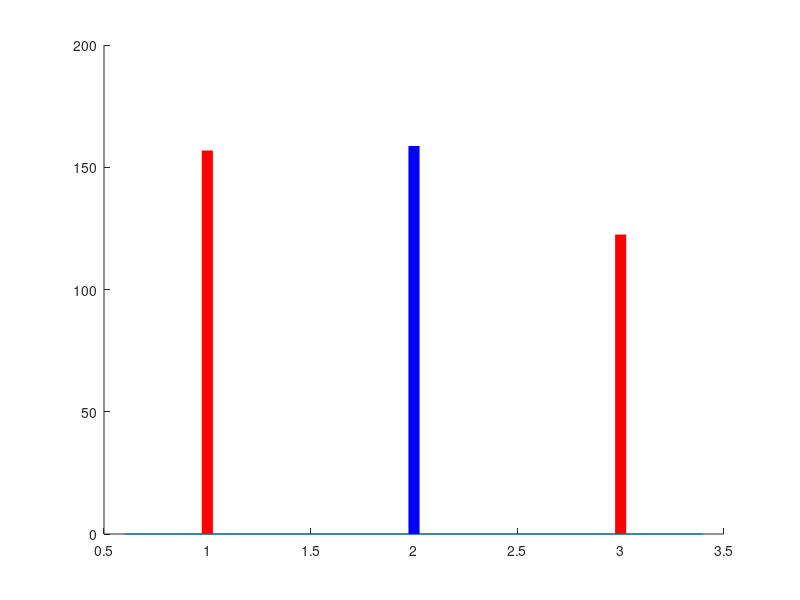

Write MATLAB code to recreate this figure. (Note: this script raises an error after producing the figure.)
% ex1-33.dat
%	column 1: 1 = beef, 2 = meat, 3 = poultry
%	column 2: Calories per hot dog
%	column 3: Sodium per hot dog


CC=[1 186  495
1 181  477
1 176  425
1 149  322
1 184  482
1 190  587
1 158  370
1 139  322
1 175  479
1 148  375
1 152  330
1 111  300
1 141  386
1 153  401
1 190  645
1 157  440
1 131  317
1 149  319
1 135  298
1 132  253
2 173  458
2 191  506
2 182  473
2 190  545
2 172  496
2 147  360
2 146  387
2 139  386
2 175  507
2 136  393
2 179  405
2 153  372
2 107  144
2 195  511
2 135  405
2 140  428
2 138  339
3 129  430
3 132  375
3 102  396
3 106  383
3  94  387
3 102  542
3  87  359
3  99  357
3 170  528
3 113  513
3 135  426
3 142  513
3  86  358
3 143  581
3 152  588
3 146  522
3 144  545];

% Hallar calorias medias y varianza para cada tipo de hamburguesa
%Separar por tipo de hamburguesa 
CC;
L1 = find(CC(:,1) ==1);
N1 = length(L1);

L2 = find(CC(:,1) ==2);
N2 = length(L2);

L3 = find(CC(:,1) ==3);
N3 = length(L3);

% Solo necesito la 3a columna que es del sodio
Y = CC(:,2);
Y1 = Y(L1);
Y2 = Y(L2);
Y3 = Y(L3);
%Media con comandos de matlab
mediaY1 = mean(Y1);
mediaY2 = mean(Y2);
mediaY3 = mean(Y3);

%Calculamos cuasivarianza
% el comando no hace lo que queremos
varianzaY1 = var(Y1)*(N1-1)/N1;
varianzaY2 = var(Y2)*(N2-1)/N2;
varianzaY3 = var(Y3)*(N3-1)/N3;

% diagrama de barras
%figure(1);
%para que no salga tan pegado al 0,0
line([0.6, 3.4],[0,0])
%Barras
line([1,1], [0, mediaY1], 'LineWidth', 8, 'Color', 'r')
line([2,2], [0, mediaY2], 'LineWidth', 8, 'Color', 'b')
line([3,3], [0, mediaY3], 'LineWidth', 8, 'Color', 'r')

%ajustar a un poligono de grado 1
%Falta calcular X que son las calorias
p = polyfit(X, Y, 1);
b = p(1);
a = p(2)
